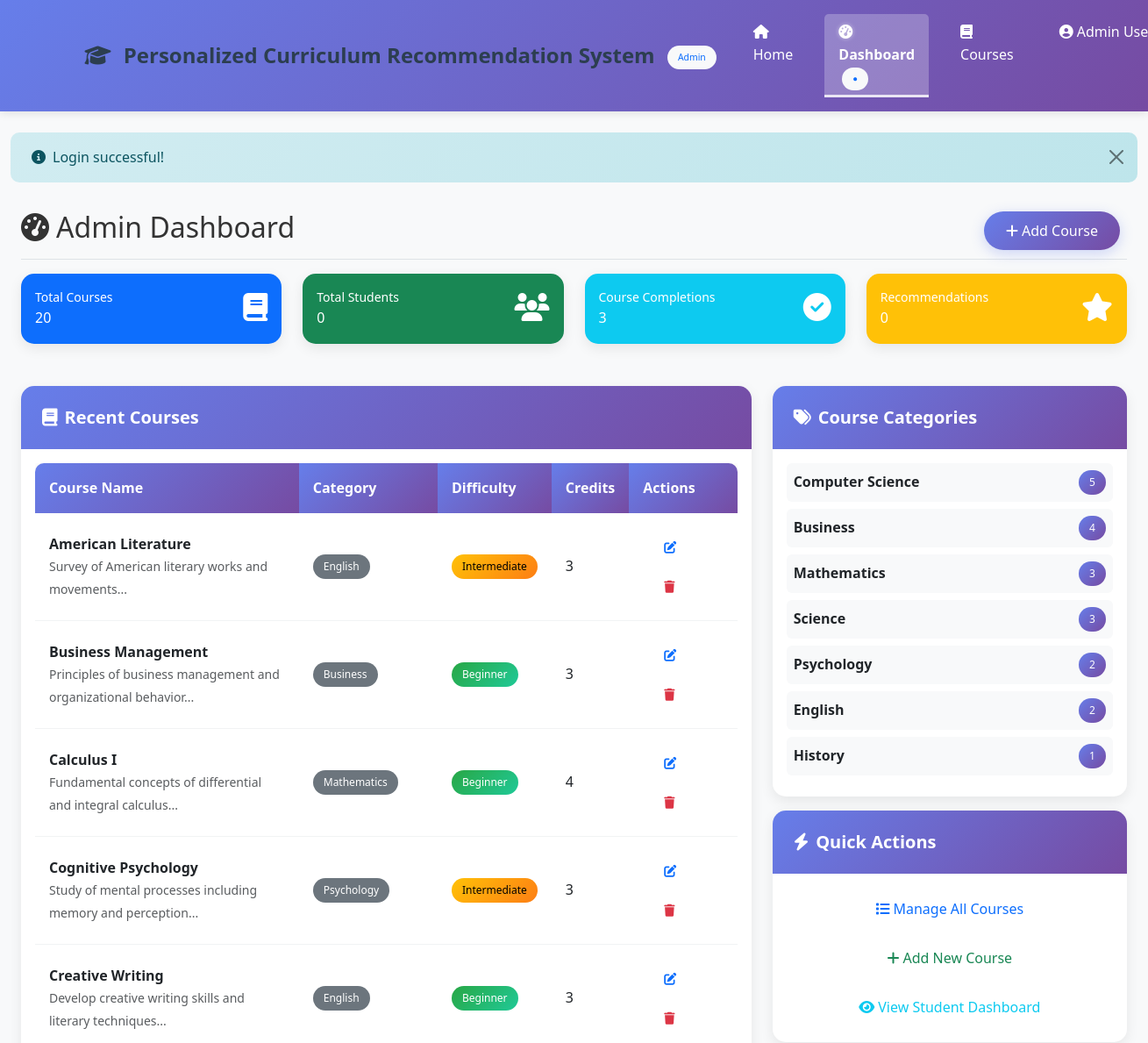
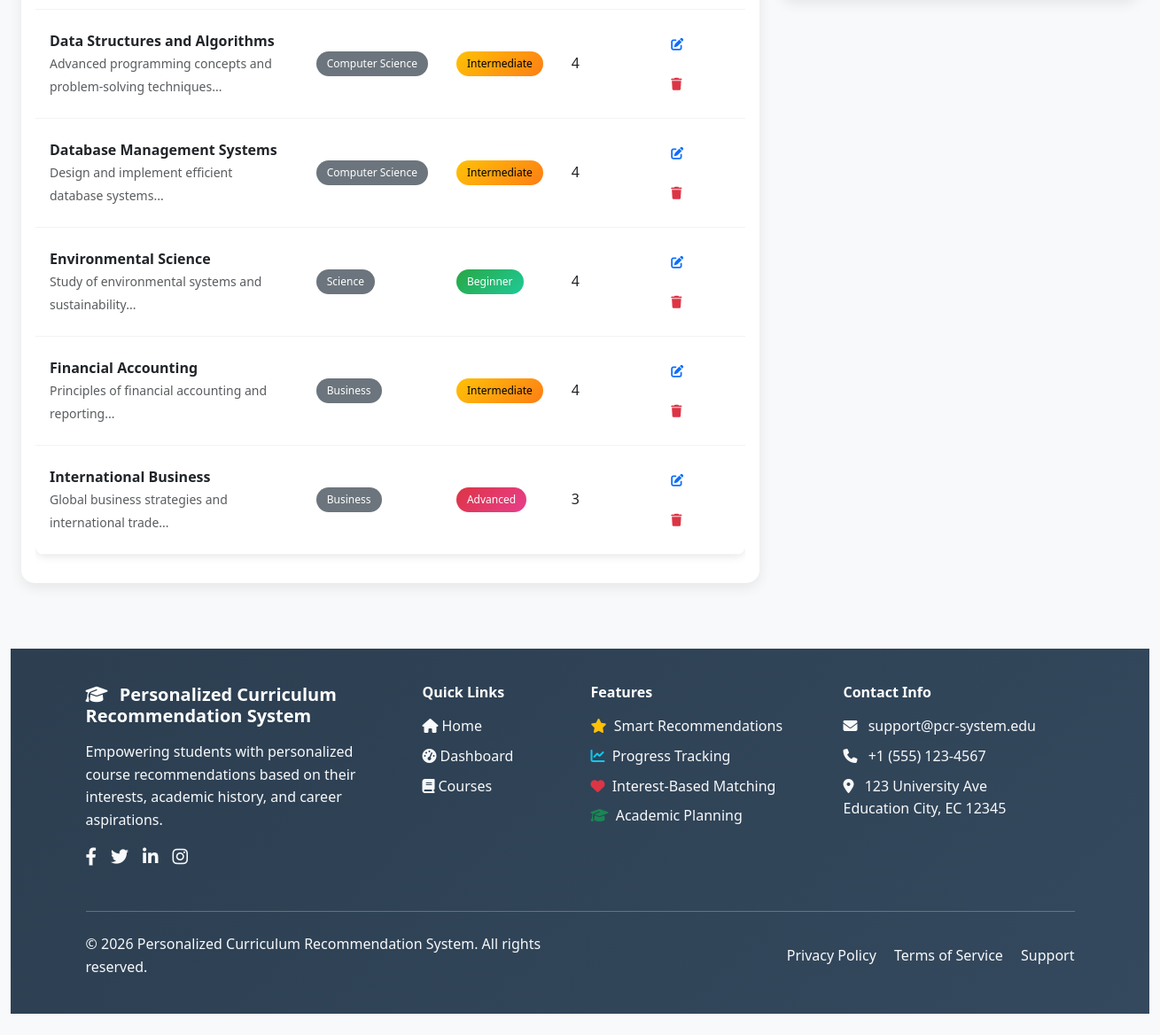
The app's page /admin/dashboard.php (signed in) with its own data (2 pictures, top to bottom).
### tables this page shows
CREATE TABLE IF NOT EXISTS courses (
    id INT AUTO_INCREMENT PRIMARY KEY,
    name VARCHAR(200) NOT NULL,
    category VARCHAR(100) NOT NULL,
    difficulty ENUM('Beginner', 'Intermediate', 'Advanced') DEFAULT 'Beginner',
    keywords TEXT,
    description TEXT,
    credits INT DEFAULT 3,
    created_at TIMESTAMP DEFAULT CURRENT_TIMESTAMP,
    updated_at TIMESTAMP DEFAULT CURRENT_TIMESTAMP ON UPDATE CURRENT_TIMESTAMP
);

### controllers/AdminController.php (called while the page is built, shortened)
<?php
require_once __DIR__ . '/../models/Course.php';
require_once __DIR__ . '/../models/CompletedCourse.php';
require_once __DIR__ . '/../models/Recommendation.php';
class AdminController extends BaseController {
    private $courseModel;
    private $studentModel;
    private $completedCourseModel;
    private $recommendationModel;
    public function __construct() {
        $this->courseModel = new Course();
        $this->studentModel = new Student();
        $this->completedCourseModel = new CompletedCourse();
        $this->recommendationModel = new Recommendation();
    }
    public function dashboard() {
        $error = '';
        $success = '';
        $courseStats = $this->courseModel->getStats();
        $recentCourses = $this->courseModel->getAll(10);
        $categories = $this->courseModel->getCategories();
        $studentStats = $this->studentModel->getStats();
        $totalCompletions = $this->completedCourseModel->getStats();
        $totalRecommendations = $this->recommendationModel->getStats();
        $this->render('admin/dashboard', [
            'pageTitle' => 'Admin Dashboard',
            'error' => $error,
            'success' => $success,
            'courseStats' => $courseStats,
            'recentCourses' => $recentCourses,
            'categories' => $categories,
            'totalStudents' => $studentStats['total_students'] ?? 0,
            'totalCompletions' => $totalCompletions,
            'totalRecommendations' => $totalRecommendations
        ]);
    }
}

### admin/dashboard.php (called while the page is built)
<?php
require_once '../controllers/AdminController.php';
$controller = new AdminController();
$controller->dashboard();

### models/BaseModel.php (called while the page is built, shortened)
<?php
require_once __DIR__ . '/../config/config.php';
class BaseModel {
    protected $db;
    protected $table;
    public function __construct() {
        global $db;
        $this->db = $db;
    }
    public function count($conditions = []) {
        try {
            $sql = "SELECT COUNT(*) as total FROM {$this->table}";
            $params = [];
            if (!empty($conditions)) {
                $whereClause = [];
                foreach ($conditions as $field => $value) {
                    $whereClause[] = "$field = ?";
                    $params[] = $value;
                }
                $sql .= " WHERE " . implode(" AND ", $whereClause);
            }
            $stmt = $this->db->prepare($sql);
            $stmt->execute($params);
            $result = $stmt->fetch();
            return $result['total'] ?? 0;
        } catch (PDOException $e) {
            return 0;
        }
    }
}

### models/Course.php (called while the page is built, shortened)
<?php
require_once __DIR__ . '/BaseModel.php';
class Course extends BaseModel {
    protected $table = 'courses';
    public function getAll($limit = null, $category = null, $difficulty = null) {
        try {
            $sql = "SELECT * FROM {$this->table}";
            $params = [];
            $sql .= " ORDER BY name ASC";
            if ($limit) {
                $sql .= " LIMIT " . (int)$limit;
            }
            $stmt = $this->db->prepare($sql);
            $stmt->execute($params);
            return $stmt->fetchAll();
        } catch (PDOException $e) {
            return [];
        }
    }
    public function getStats() {
        try {
            $stats = [];
            $stats['total_courses'] = $this->count();
            $stmt = $this->db->prepare("SELECT category, COUNT(*) as count FROM {$this->table} GROUP BY category ORDER BY count DESC");
            $stmt->execute();
            $stats['by_category'] = $stmt->fetchAll();
            $stmt = $this->db->prepare("SELECT difficulty, COUNT(*) as count FROM {$this->table} GROUP BY difficulty ORDER BY difficulty");
            $stmt->execute();
            $stats['by_difficulty'] = $stmt->fetchAll();
            return $stats;
        } catch (PDOException $e) {
            return [];
        }
    }
}

### models/CompletedCourse.php (called while the page is built, shortened)
<?php
require_once __DIR__ . '/BaseModel.php';
class CompletedCourse extends BaseModel {
    protected $table = 'completed_courses';
    public function getStats() {
        try {
            $stmt = $this->db->prepare("SELECT COUNT(*) as total FROM {$this->table}");
            $stmt->execute();
            $result = $stmt->fetch();
            return $result['total'] ?? 0;
        } catch (PDOException $e) {
            return 0;
        }
    }
}

### models/Recommendation.php (called while the page is built, shortened)
<?php
require_once __DIR__ . '/BaseModel.php';
class Recommendation extends BaseModel {
    protected $table = 'recommendations';
    public function getStats() {
        try {
            $stmt = $this->db->prepare("SELECT COUNT(*) as total FROM {$this->table}");
            $stmt->execute();
            $result = $stmt->fetch();
            return $result['total'] ?? 0;
        } catch (PDOException $e) {
            return 0;
        }
    }
}

### views/admin/dashboard.php (the view, shortened to what this page needs)
<div class="container-fluid">
    <div class="d-flex justify-content-between flex-wrap flex-md-nowrap align-items-center pt-3 pb-2 mb-3 border-bottom">
        <h1 class="h2">
            <i class="fas fa-tachometer-alt me-2"></i>Admin Dashboard
        </h1>
        <div class="btn-toolbar mb-2 mb-md-0">
            <div class="btn-group me-2">
                <button type="button" class="btn btn-primary" data-bs-toggle="modal" data-bs-target="#addCourseModal">
                    <i class="fas fa-plus me-1"></i>Add Course
                </button>
            </div>
        </div>
    </div>
    <div class="row mb-4">
        <div class="col-xl-3 col-md-6 mb-4">
            <div class="card bg-primary text-white">
                <div class="card-body">
                    <div class="d-flex justify-content-between">
                        <div>
                            <div class="text-white-75 small">Total Courses</div>
                            <div class="text-lg font-weight-bold"><?php echo $courseStats['total_courses'] ?? 0; ?></div>
                        </div>
                        <div class="align-self-center">
                            <i class="fas fa-book fa-2x"></i>
                        </div>
                    </div>
                </div>
            </div>
        </div>
        <div class="col-xl-3 col-md-6 mb-4">
            <div class="card bg-success text-white">
                <div class="card-body">
                    <div class="d-flex justify-content-between">
                        <div>
                            <div class="text-white-75 small">Total Students</div>
                            <div class="text-lg font-weight-bold"><?php echo $totalStudents ?? 0; ?></div>
                        </div>
                        <div class="align-self-center">
                            <i class="fas fa-users fa-2x"></i>
                        </div>
                    </div>
                </div>
            </div>
        </div>
        <div class="col-xl-3 col-md-6 mb-4">
            <div class="card bg-info text-white">
                <div class="card-body">
                    <div class="d-flex justify-content-between">
                        <div>
                            <div class="text-white-75 small">Course Completions</div>
                            <div class="text-lg font-weight-bold"><?php echo $totalCompletions ?? 0; ?></div>
                        </div>
                        <div class="align-self-center">
                            <i class="fas fa-check-circle fa-2x"></i>
                        </div>
                    </div>
                </div>
            </div>
        </div>
        <div class="col-xl-3 col-md-6 mb-4">
            <div class="card bg-warning text-white">
                <div class="card-body">
                    <div class="d-flex justify-content-between">
                        <div>
                            <div class="text-white-75 small">Recommendations</div>
                            <div class="text-lg font-weight-bold"><?php echo $totalRecommendations ?? 0; ?></div>
                        </div>
                        <div class="align-self-center">
                            <i class="fas fa-star fa-2x"></i>
                        </div>
                    </div>
                </div>
            </div>
        </div>
    </div>
    <div class="row">
        <div class="col-lg-8 mb-4">
            <div class="card">
                <div class="card-header">
                    <h5 class="mb-0">
                        <i class="fas fa-book me-2"></i>Recent Courses
                    </h5>
                </div>
                <div class="card-body">
                    <?php if (empty($recentCourses)): ?>
                        <div class="text-center py-4">
                            <i class="fas fa-book-open fa-3x text-muted mb-3"></i>
                            <p class="text-muted">No courses found. Add your first course!</p>
                        </div>
                    <?php else: ?>
                        <div class="table-responsive">
                            <table class="table table-hover">
                                <thead>
                                    <tr>
                                        <th>Course Name</th>
                                        <th>Category</th>
                                        <th>Difficulty</th>
                                        <th>Credits</th>
                                        <th>Actions</th>
                                    </tr>
                                </thead>
                                <tbody>
                                    <?php foreach ($recentCourses as $course): ?>
                                        <tr>
                                            <td>
                                                <strong><?php echo htmlspecialchars($course['name']); ?></strong>
                                                <?php if ($course['description']): ?>
                                                    <br><small class="text-muted"><?php echo htmlspecialchars(substr($course['description'], 0, 100)) . '...'; ?></small>
                                                <?php endif; ?>
                                            </td>
                                            <td>
                                                <span class="badge bg-secondary"><?php echo htmlspecialchars($course['category']); ?></span>
                                            </td>
                                            <td>
                                                <?php
                                                $badgeClass = [
                                                    'Beginner' => 'bg-success',
                                                    'Intermediate' => 'bg-warning',
                                                    'Advanced' => 'bg-danger'
                                                ];
                                                $class = $badgeClass[$course['difficulty']] ?? 'bg-secondary';
                                                ?>
                                                <span class="badge <?php echo $class; ?>"><?php echo htmlspecialchars($course['difficulty']); ?></span>
                                            </td>
                                            <td><?php echo $course['credits']; ?></td>
                                            <td>
                                                <a href="courses.php?edit=<?php echo $course['id']; ?>" class="btn btn-sm btn-outline-primary">
                                                    <i class="fas fa-edit"></i>
                                                </a>
                                                <a href="courses.php?delete=<?php echo $course['id']; ?>" class="btn btn-sm btn-outline-danger"
                                                   onclick="return confirm('Are you sure you want to delete this course?')">
                                                    <i class="fas fa-trash"></i>
                                                </a>
                                            </td>
                                        </tr>
                                    <?php endforeach; ?>
                                </tbody>
                            </table>
                        </div>
                    <?php endif; ?>
                </div>
            </div>
        </div>
        <div class="col-lg-4 mb-4">
            <div class="card">
                <div class="card-header">
                    <h5 class="mb-0">
                        <i class="fas fa-tags me-2"></i>Course Categories
                    </h5>
                </div>
                <div class="card-body">
                    <?php if (!empty($courseStats['by_category'])): ?>
                        <?php foreach ($courseStats['by_category'] as $category): ?>
                            <div class="d-flex justify-content-between align-items-center mb-2 p-2 bg-light rounded">
                                <span class="fw-bold"><?php echo htmlspecialchars($category['category']); ?></span>
                                <span class="badge bg-primary"><?php echo $category['count']; ?></span>
                            </div>
                        <?php endforeach; ?>
                    <?php endif; ?>
                </div>
            </div>
            <div class="card mt-3">
                <div class="card-header">
                    <h5 class="mb-0">
                        <i class="fas fa-bolt me-2"></i>Quick Actions
                    </h5>
                </div>
                <div class="card-body">
                    <div class="d-grid gap-2">
                        <a href="courses.php" class="btn btn-outline-primary">
                            <i class="fas fa-list me-1"></i>Manage All Courses
                        </a>
                        <button type="button" class="btn btn-outline-success" data-bs-toggle="modal" data-bs-target="#addCourseModal">
                            <i class="fas fa-plus me-1"></i>Add New Course
                        </button>
                        <a href="../student/dashboard.php" class="btn btn-outline-info">
                            <i class="fas fa-eye me-1"></i>View Student Dashboard
                        </a>
                    </div>
                </div>
            </div>
        </div>
    </div>
</div>

### records on screen
courses: name "American Literature", description "Survey of American literary works and movements", category "English", difficulty "Intermediate", credits "3"
courses: name "Business Management", description "Principles of business management and organizational behavior", category "Business", difficulty "Beginner", credits "3"
courses: name "Calculus I", description "Fundamental concepts of differential and integral calculus", category "Mathematics", difficulty "Beginner", credits "4"
courses: name "Cognitive Psychology", description "Study of mental processes including memory and perception", category "Psychology", difficulty "Intermediate", credits "3"
courses: name "Creative Writing", description "Develop creative writing skills and literary techniques", category "English", difficulty "Beginner", credits "3"
courses: name "Data Structures and Algorithms", description "Advanced programming concepts and problem-solving techniques", category "Computer Science", difficulty "Intermediate", credits "4"
courses: name "Database Management Systems", description "Design and implement efficient database systems", category "Computer Science", difficulty "Intermediate", credits "4"
courses: name "Environmental Science", description "Study of environmental systems and sustainability", category "Science", difficulty "Beginner", credits "4"
courses: name "Financial Accounting", description "Principles of financial accounting and reporting", category "Business", difficulty "Intermediate", credits "4"
courses: name "International Business", description "Global business strategies and international trade", category "Business", difficulty "Advanced", credits "3"

### other values on screen
APP_NAME "Personalized Curriculum Recommendation System"
$item['title'] "Home"
$item['title'] "Dashboard"
$item['title'] "Courses"
$_SESSION['user_name'] "Admin…"
$message "Login successful!"
$courseStats['total_courses'] "20"
$totalStudents "0"
$totalCompletions "3"
$totalRecommendations "0"
$category['category'] "Computer Science"
$category['count'] "5"
$category['category'] "Business"
$category['count'] "4"
$category['category'] "Mathematics"
